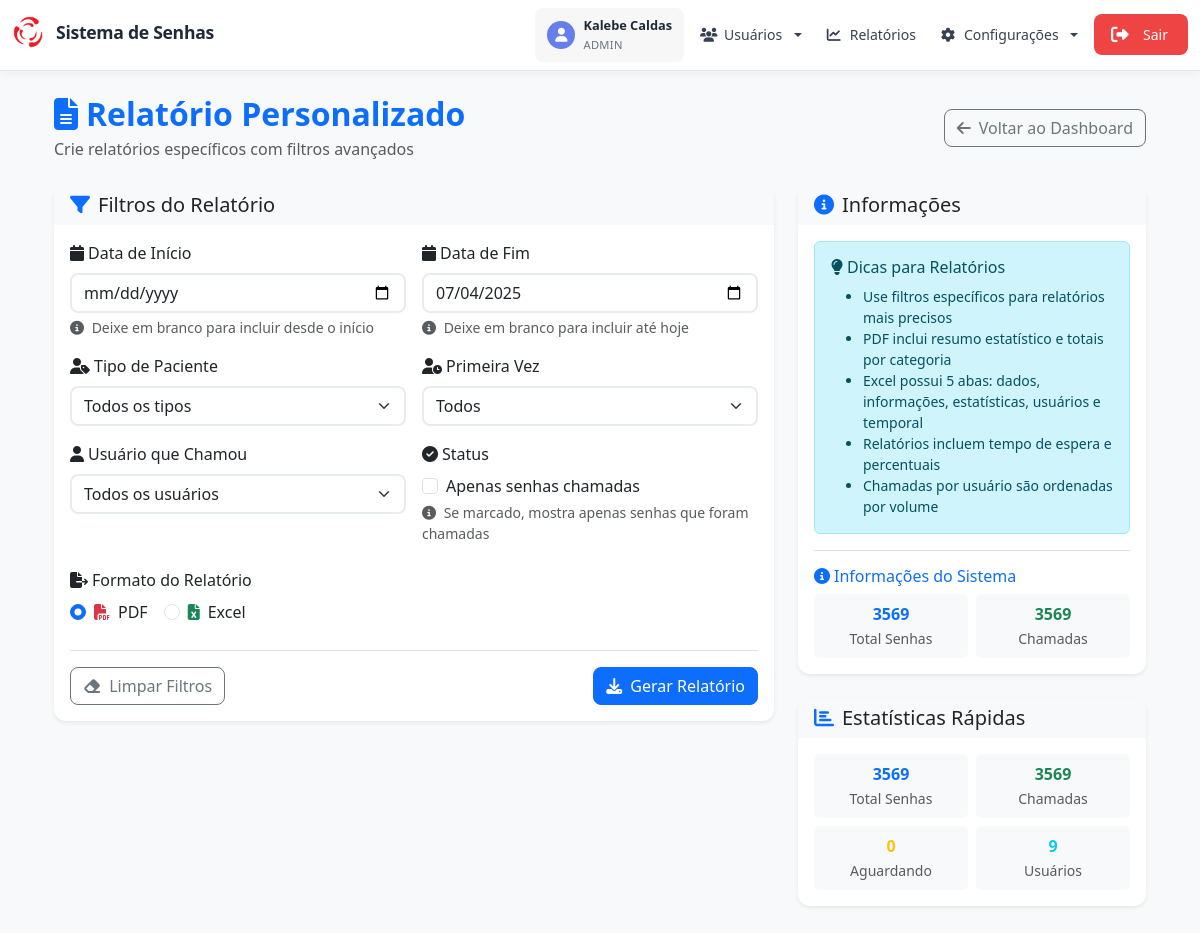
/relatorio_personalizado (signed in), run on the app's committed database.
### app/models.py (models this page shows, shortened)
class ConfiguracaoSistema(db.Model):
    id                = db.Column(db.Integer, primary_key=True)
    cor_fundo         = db.Column(db.String(7), default="#000000")
    cor_texto         = db.Column(db.String(7), default="#FFFFFF")
    cor_rodape        = db.Column(db.String(7), default="#000000")
    logo_path         = db.Column(db.String(255), default="img/logo.png")
    video_path        = db.Column(db.String(255), default="videos/fundo.mp4")
    contorno_senha    = db.Column(db.String(20), default="#000000")
    linha_senha       = db.Column(db.String(20), default="red")
    fundo_senha       = db.Column(db.String(50), default="rgba(255, 255, 255, 0.03)")
    destaque_senha    = db.Column(db.String(20), default="red")
    cor_bemvindo      = db.Column(db.String(20), default="white")
    frase_bemvindo    = db.Column(db.String(100), default="BEM-VINDO AO IAAM")
    cor_hora          = db.Column(db.String(20), default="white")
    voz_azure         = db.Column(db.String(100), default="pt-BR-FranciscaNeural")
    tipo_prioridade     = db.Column(db.String(20), default='intercalamento')  # intercalamento, peso ou alternancia
    intercalamento_valor = db.Column(db.Integer, default=2)
    peso_normal         = db.Column(db.Integer, default=1)
    peso_preferencial   = db.Column(db.Integer, default=3)
    tolerancia_minutos  = db.Column(db.Integer, default=5)

class Usuario(UserMixin, db.Model):
    id     = db.Column(db.Integer, primary_key=True)
    nome   = db.Column(db.String(150), nullable=False)
    email  = db.Column(db.String(150), unique=True, nullable=False)
    senha  = db.Column(db.String(150), nullable=False)
    tipo   = db.Column(db.Enum(Papel), default=Papel.USUARIO, nullable=False)

### app/routes.py (the view)
@bp.route('/relatorio_personalizado')
@login_required
def relatorio_personalizado():
    config = ConfiguracaoSistema.query.first()
    usuarios = Usuario.query.all()
    tipos_paciente = db.session.query(Senha.tipo_paciente).distinct().all()
    total_senhas = Senha.query.count()
    senhas_chamadas = Senha.query.filter_by(chamado=True).count()
    senhas_aguardando = Senha.query.filter_by(chamado=False).count()
    return render_template('relatorio_personalizado.html',
                         config=config,
                         usuarios=usuarios,
                         tipos_paciente=tipos_paciente,
                         total_senhas=total_senhas,
                         senhas_chamadas=senhas_chamadas,
                         senhas_aguardando=senhas_aguardando)

### app/templates/relatorio_personalizado.html (shortened to what this page needs)
{% extends "base.html" %}
{% block content %}
<div class="container-fluid" style="padding-bottom: 2rem;">
  <div class="d-flex justify-content-between align-items-center mb-4">
    <div>
      <h2 class="fw-bold text-primary mb-1">
        <i class="fas fa-file-alt me-2"></i>Relatório Personalizado
      </h2>
      <p class="text-muted mb-0">Crie relatórios específicos com filtros avançados</p>
    </div>
    <a href="{{ url_for('main.relatorios') }}" class="btn btn-outline-secondary d-flex align-items-center gap-2">
      <i class="fas fa-arrow-left"></i>
      <span>Voltar ao Dashboard</span>
    </a>
  </div>
  <div class="row">
    <div class="col-lg-8">
      <div class="card shadow-sm border-0">
        <div class="card-header bg-light border-0">
          <h5 class="card-title mb-0">
            <i class="fas fa-filter me-2 text-primary"></i>Filtros do Relatório
          </h5>
        </div>
        <div class="card-body">
          <form method="post" action="{{ url_for('main.gerar_relatorio') }}" id="relatorio-form">
            <div class="row g-3">
              <div class="col-md-6">
                <label for="data_inicio" class="form-label fw-medium">
                  <i class="fas fa-calendar me-1"></i>Data de Início
                </label>
                <input type="date" name="data_inicio" id="data_inicio" class="form-control">
                <div class="form-text">
                  <i class="fas fa-info-circle me-1"></i>
                  Deixe em branco para incluir desde o início
                </div>
              </div>
              <div class="col-md-6">
                <label for="data_fim" class="form-label fw-medium">
                  <i class="fas fa-calendar me-1"></i>Data de Fim
                </label>
                <input type="date" name="data_fim" id="data_fim" class="form-control">
                <div class="form-text">
                  <i class="fas fa-info-circle me-1"></i>
                  Deixe em branco para incluir até hoje
                </div>
              </div>
              <div class="col-md-6">
                <label for="tipo_paciente" class="form-label fw-medium">
                  <i class="fas fa-user-tag me-1"></i>Tipo de Paciente
                </label>
                <select name="tipo_paciente" id="tipo_paciente" class="form-select">
                  <option value="">Todos os tipos</option>
                </select>
              </div>
              <div class="col-md-6">
                <label for="primeira_vez" class="form-label fw-medium">
                  <i class="fas fa-user-clock me-1"></i>Primeira Vez
                </label>
                <select name="primeira_vez" id="primeira_vez" class="form-select">
                  <option value="">Todos</option>
                </select>
              </div>
              <div class="col-md-6">
                <label for="usuario_id" class="form-label fw-medium">
                  <i class="fas fa-user me-1"></i>Usuário que Chamou
                </label>
                <select name="usuario_id" id="usuario_id" class="form-select">
                  <option value="">Todos os usuários</option>
                </select>
              </div>
              <div class="col-md-6">
                <label class="form-label fw-medium">
                  <i class="fas fa-check-circle me-1"></i>Status
                </label>
                <div class="form-check">
                  <input type="checkbox" name="chamadas_apenas" id="chamadas_apenas" class="form-check-input">
                  <label for="chamadas_apenas" class="form-check-label">
                    Apenas senhas chamadas
                  </label>
                </div>
                <div class="form-text">
                  <i class="fas fa-info-circle me-1"></i>
                  Se marcado, mostra apenas senhas que foram chamadas
                </div>
              </div>
            </div>
            <div class="row mt-4">
              <div class="col-12">
                <label class="form-label fw-medium">
                  <i class="fas fa-file-export me-1"></i>Formato do Relatório
                </label>
                <div class="d-flex gap-3">
                  <div class="form-check">
                    <input type="radio" name="formato" value="pdf" id="formato_pdf" class="form-check-input" checked>
                    <label for="formato_pdf" class="form-check-label d-flex align-items-center gap-2">
                      <i class="fas fa-file-pdf text-danger"></i>
                      PDF
                    </label>
                  </div>
                  <div class="form-check">
                    <input type="radio" name="formato" value="excel" id="formato_excel" class="form-check-input">
                    <label for="formato_excel" class="form-check-label d-flex align-items-center gap-2">
                      <i class="fas fa-file-excel text-success"></i>
                      Excel
                    </label>
                  </div>
                </div>
              </div>
            </div>
            <div class="d-flex justify-content-between align-items-center mt-4 pt-3 border-top">
              <button type="button" class="btn btn-outline-secondary" onclick="limparFiltros()">
                <i class="fas fa-eraser me-1"></i>
                Limpar Filtros
              </button>
              <button type="submit" class="btn btn-primary d-flex align-items-center gap-2">
                <i class="fas fa-download"></i>
                <span>Gerar Relatório</span>
              </button>
            </div>
          </form>
        </div>
      </div>
    </div>
    <div class="col-lg-4">
      <div class="card shadow-sm border-0 mb-4">
        <div class="card-header bg-light border-0">
          <h5 class="card-title mb-0">
            <i class="fas fa-info-circle me-2 text-primary"></i>Informações
          </h5>
        </div>
        <div class="card-body">
          <div class="alert alert-info alert-permanent mb-3">
            <h6 class="alert-heading">
              <i class="fas fa-lightbulb me-1"></i>Dicas para Relatórios
            </h6>
            <ul class="mb-0 small">
              <li>Use filtros específicos para relatórios mais precisos</li>
              <li>PDF inclui resumo estatístico e totais por categoria</li>
              <li>Excel possui 5 abas: dados, informações, estatísticas, usuários e temporal</li>
              <li>Relatórios incluem tempo de espera e percentuais</li>
              <li>Chamadas por usuário são ordenadas por volume</li>
            </ul>
          </div>
          <div class="border-top pt-3">
            <h6 class="fw-medium text-primary mb-2">
              <i class="fas fa-info-circle me-1"></i>Informações do Sistema
            </h6>
            <div class="row g-2 text-center">
              <div class="col-6">
                <div class="p-2 bg-light rounded">
                  <div class="fw-bold text-primary">{{ total_senhas or 0 }}</div>
                  <small class="text-muted">Total Senhas</small>
                </div>
              </div>
              <div class="col-6">
                <div class="p-2 bg-light rounded">
                  <div class="fw-bold text-success">{{ senhas_chamadas or 0 }}</div>
                  <small class="text-muted">Chamadas</small>
                </div>
              </div>
            </div>
          </div>
        </div>
      </div>
      <div class="card shadow-sm border-0">
        <div class="card-header bg-light border-0">
          <h5 class="card-title mb-0">
            <i class="fas fa-chart-bar me-2 text-primary"></i>Estatísticas Rápidas
          </h5>
        </div>
        <div class="card-body">
          <div class="row g-2">
            <div class="col-6">
              <div class="text-center p-2 bg-light rounded">
                <div class="fw-bold text-primary">{{ total_senhas or 0 }}</div>
                <small class="text-muted">Total Senhas</small>
              </div>
            </div>
            <div class="col-6">
              <div class="text-center p-2 bg-light rounded">
                <div class="fw-bold text-success">{{ senhas_chamadas or 0 }}</div>
                <small class="text-muted">Chamadas</small>
              </div>
            </div>
            <div class="col-6">
              <div class="text-center p-2 bg-light rounded">
                <div class="fw-bold text-warning">{{ senhas_aguardando or 0 }}</div>
                <small class="text-muted">Aguardando</small>
              </div>
            </div>
            <div class="col-6">
              <div class="text-center p-2 bg-light rounded">
                <div class="fw-bold text-info">{{ usuarios|length }}</div>
                <small class="text-muted">Usuários</small>
              </div>
            </div>
          </div>
        </div>
      </div>
    </div>
  </div>
</div>
{% endblock %}

### app/templates/partials/navbar.html (shortened to what this page needs)
<nav class="navbar navbar-expand-lg navbar-modern">
  <div class="container-fluid">
    <div class="navbar-brand-container">
      {% if current_user.tipo.value == 'admin' %}
      <form action="{{ url_for('main.painel') }}" method="GET" class="brand-form">
        <button type="submit" class="brand-button">
          <div class="brand-content">
            <img src="{{ url_for('static', filename=config.logo_path) }}" alt="Logo" class="brand-logo">
            <span class="brand-text">Sistema de Senhas</span>
          </div>
        </button>
      </form>
      {% endif %}
    </div>
    <div class="collapse navbar-collapse justify-content-end" id="navbarNav">
      <ul class="navbar-nav align-items-center">
        <li class="nav-item">
          <div class="user-profile">
            <div class="user-avatar">
              <i class="fas fa-user"></i>
            </div>
            <div class="user-info">
              <span class="user-name">{{ current_user.nome }}</span>
              <span class="user-role">{{ 'Admin' if current_user.tipo.value == 'admin' else 'Usuário' }}</span>
            </div>
          </div>
        </li>
        {% if current_user.tipo.value == 'admin' %}
        <li class="nav-item dropdown">
          <a class="nav-link dropdown-toggle"
             href="#" id="dropdownUsuarios" role="button" data-bs-toggle="dropdown" aria-expanded="false">
            <i class="fas fa-users"></i>
            <span>Usuários</span>
          </a>
        </li>
        <li class="nav-item">
          <a class="nav-link" href="{{ url_for('main.relatorios') }}">
            <i class="fas fa-chart-line"></i>
            <span>Relatórios</span>
          </a>
        </li>
        <li class="nav-item dropdown">
          <a class="nav-link dropdown-toggle"
             href="#" id="dropdownEditar" role="button" data-bs-toggle="dropdown" aria-expanded="false">
            <i class="fas fa-cog"></i>
            <span>Configurações</span>
          </a>
        </li>
        {% endif %}
        <li class="nav-item">
          <a class="nav-link logout-button" href="{{ url_for('main.logout') }}">
            <i class="fas fa-sign-out-alt"></i>
            <span>Sair</span>
          </a>
        </li>
      </ul>
    </div>
  </div>
</nav>

### data on the page
ConfiguracaoSistema: logo_path (picture)
Usuario: nome "Kalebe Caldas", tipo "ADMIN"

### other printed values
{{ total_senhas or 0 }} "3569"
{{ senhas_chamadas or 0 }} "3569"
{{ senhas_aguardando or 0 }} "0"
{{ usuarios|length }} "9"
